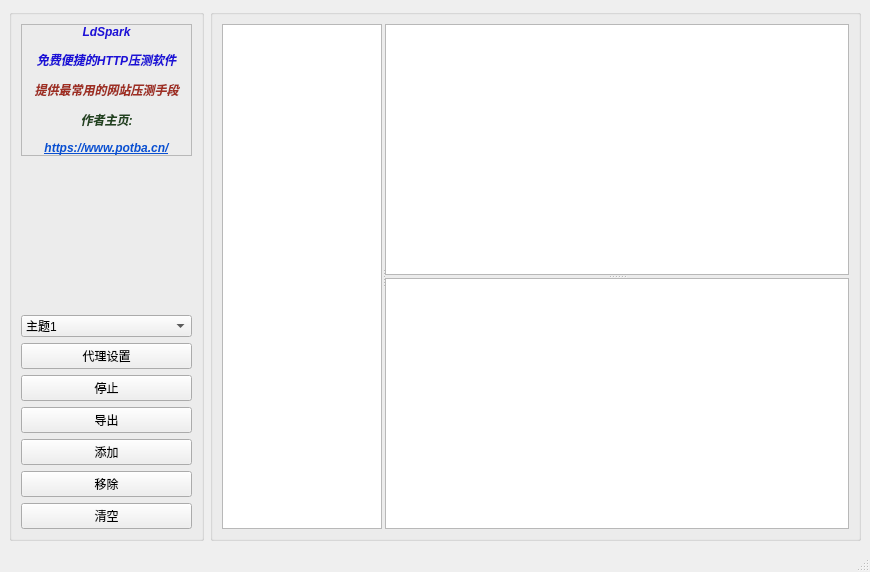
<?xml version="1.0" encoding="UTF-8"?>
<ui version="4.0">
 <class>MainWindow</class>
 <widget class="QMainWindow" name="MainWindow">
  <property name="geometry">
   <rect>
    <x>0</x>
    <y>0</y>
    <width>870</width>
    <height>572</height>
   </rect>
  </property>
  <property name="sizePolicy">
   <sizepolicy hsizetype="Maximum" vsizetype="Preferred">
    <horstretch>0</horstretch>
    <verstretch>0</verstretch>
   </sizepolicy>
  </property>
  <property name="windowTitle">
   <string/>
  </property>
  <widget class="QWidget" name="centralwidget">
   <layout class="QHBoxLayout" name="horizontalLayout">
    <item>
     <widget class="QGroupBox" name="groupBox">
      <property name="sizePolicy">
       <sizepolicy hsizetype="Expanding" vsizetype="Preferred">
        <horstretch>0</horstretch>
        <verstretch>0</verstretch>
       </sizepolicy>
      </property>
      <property name="maximumSize">
       <size>
        <width>195</width>
        <height>16777209</height>
       </size>
      </property>
      <property name="title">
       <string/>
      </property>
      <layout class="QGridLayout" name="gridLayout_2">
       <item row="0" column="0">
        <widget class="QLabel" name="label">
         <property name="frameShape">
          <enum>QFrame::StyledPanel</enum>
         </property>
         <property name="frameShadow">
          <enum>QFrame::Sunken</enum>
         </property>
         <property name="text">
          <string>&lt;html&gt;&lt;head/&gt;&lt;body&gt;&lt;p align=&quot;center&quot;&gt;&lt;span style=&quot; font-weight:700; font-style:italic; color:#1c10d6;&quot;&gt;LdSpark&lt;/span&gt;&lt;/p&gt;&lt;p align=&quot;center&quot;&gt;&lt;span style=&quot; font-weight:700; font-style:italic; color:#1c10d6;&quot;&gt;免费便捷的HTTP压测软件&lt;/span&gt;&lt;/p&gt;&lt;p align=&quot;center&quot;&gt;&lt;span style=&quot; font-weight:700; font-style:italic; color:#9f2e22;&quot;&gt;提供最常用的网站压测手段&lt;/span&gt;&lt;/p&gt;&lt;p align=&quot;center&quot;&gt;&lt;span style=&quot; font-weight:700; font-style:italic; color:#21431e;&quot;&gt;作者主页:&lt;/span&gt;&lt;/p&gt;&lt;p align=&quot;center&quot;&gt;&lt;a href=&quot;https://www.potba.cn/&quot;&gt;&lt;span style=&quot; font-weight:700; font-style:italic; text-decoration: underline; color:#094fd1;&quot;&gt;https://www.potba.cn/&lt;/span&gt;&lt;/a&gt;&lt;/p&gt;&lt;/body&gt;&lt;/html&gt;</string>
         </property>
         <property name="scaledContents">
          <bool>false</bool>
         </property>
         <property name="alignment">
          <set>Qt::AlignCenter</set>
         </property>
        </widget>
       </item>
       <item row="4" column="0">
        <widget class="QPushButton" name="_stop_btn">
         <property name="text">
          <string>停止</string>
         </property>
        </widget>
       </item>
       <item row="2" column="0">
        <widget class="QComboBox" name="comboBox">
         <property name="sizeAdjustPolicy">
          <enum>QComboBox::AdjustToContents</enum>
         </property>
         <property name="minimumContentsLength">
          <number>0</number>
         </property>
         <item>
          <property name="text">
           <string>主题1</string>
          </property>
         </item>
         <item>
          <property name="text">
           <string>主题2</string>
          </property>
         </item>
         <item>
          <property name="text">
           <string>主题3</string>
          </property>
         </item>
        </widget>
       </item>
       <item row="6" column="0">
        <widget class="QPushButton" name="_add_btn">
         <property name="text">
          <string>添加</string>
         </property>
        </widget>
       </item>
       <item row="7" column="0">
        <widget class="QPushButton" name="_remove_btn">
         <property name="text">
          <string>移除</string>
         </property>
        </widget>
       </item>
       <item row="5" column="0">
        <widget class="QPushButton" name="_export_btn">
         <property name="text">
          <string>导出</string>
         </property>
        </widget>
       </item>
       <item row="1" column="0">
        <spacer name="verticalSpacer">
         <property name="orientation">
          <enum>Qt::Vertical</enum>
         </property>
         <property name="sizeHint" stdset="0">
          <size>
           <width>20</width>
           <height>40</height>
          </size>
         </property>
        </spacer>
       </item>
       <item row="3" column="0">
        <widget class="QPushButton" name="_proxy_btn">
         <property name="text">
          <string>代理设置</string>
         </property>
        </widget>
       </item>
       <item row="8" column="0">
        <widget class="QPushButton" name="_clean_btn">
         <property name="text">
          <string>清空</string>
         </property>
        </widget>
       </item>
      </layout>
     </widget>
    </item>
    <item>
     <widget class="QGroupBox" name="groupBox_2">
      <property name="title">
       <string/>
      </property>
      <layout class="QGridLayout" name="gridLayout_3">
       <item row="0" column="0">
        <widget class="QSplitter" name="splitter_3">
         <property name="orientation">
          <enum>Qt::Horizontal</enum>
         </property>
         <property name="handleWidth">
          <number>3</number>
         </property>
         <widget class="QListWidget" name="_task_list">
          <property name="sizePolicy">
           <sizepolicy hsizetype="Expanding" vsizetype="Expanding">
            <horstretch>0</horstretch>
            <verstretch>0</verstretch>
           </sizepolicy>
          </property>
          <property name="minimumSize">
           <size>
            <width>0</width>
            <height>0</height>
           </size>
          </property>
          <property name="maximumSize">
           <size>
            <width>160</width>
            <height>16777215</height>
           </size>
          </property>
          <property name="baseSize">
           <size>
            <width>0</width>
            <height>0</height>
           </size>
          </property>
         </widget>
         <widget class="QSplitter" name="splitter">
          <property name="orientation">
           <enum>Qt::Vertical</enum>
          </property>
          <property name="handleWidth">
           <number>3</number>
          </property>
          <widget class="QChartView" name="_graph_view">
           <property name="sizePolicy">
            <sizepolicy hsizetype="Expanding" vsizetype="Expanding">
             <horstretch>0</horstretch>
             <verstretch>0</verstretch>
            </sizepolicy>
           </property>
           <property name="maximumSize">
            <size>
             <width>16777215</width>
             <height>16777215</height>
            </size>
           </property>
          </widget>
          <widget class="QTableView" name="_table_view"/>
         </widget>
        </widget>
       </item>
      </layout>
     </widget>
    </item>
   </layout>
  </widget>
  <widget class="QMenuBar" name="menubar">
   <property name="geometry">
    <rect>
     <x>0</x>
     <y>0</y>
     <width>870</width>
     <height>33</height>
    </rect>
   </property>
  </widget>
  <widget class="QStatusBar" name="statusbar"/>
 </widget>
 <customwidgets>
  <customwidget>
   <class>QChartView</class>
   <extends>QGraphicsView</extends>
   <header>qchartview.h</header>
  </customwidget>
 </customwidgets>
 <resources/>
 <connections/>
</ui>
